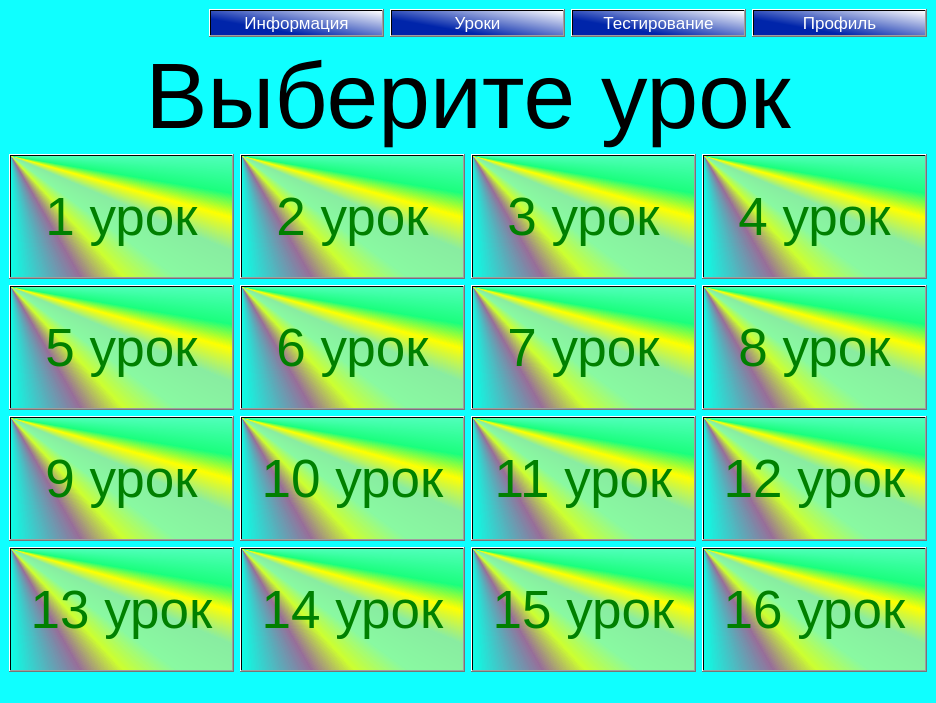
<?xml version="1.0" encoding="UTF-8"?>
<ui version="4.0">
 <class>MainWindow</class>
 <widget class="QMainWindow" name="MainWindow">
  <property name="geometry">
   <rect>
    <x>0</x>
    <y>0</y>
    <width>936</width>
    <height>703</height>
   </rect>
  </property>
  <property name="windowTitle">
   <string>MainWindow</string>
  </property>
  <property name="styleSheet">
   <string notr="true">background-color: rgb(15, 255, 255);</string>
  </property>
  <widget class="QWidget" name="centralwidget">
   <layout class="QVBoxLayout" name="verticalLayout">
    <item>
     <layout class="QHBoxLayout" name="horizontalLayout">
      <property name="sizeConstraint">
       <enum>QLayout::SetDefaultConstraint</enum>
      </property>
      <item>
       <spacer name="horizontalSpacer">
        <property name="orientation">
         <enum>Qt::Horizontal</enum>
        </property>
        <property name="sizeHint" stdset="0">
         <size>
          <width>40</width>
          <height>20</height>
         </size>
        </property>
       </spacer>
      </item>
      <item>
       <widget class="QPushButton" name="pushButton_5">
        <property name="sizePolicy">
         <sizepolicy hsizetype="Fixed" vsizetype="Fixed">
          <horstretch>0</horstretch>
          <verstretch>0</verstretch>
         </sizepolicy>
        </property>
        <property name="minimumSize">
         <size>
          <width>175</width>
          <height>0</height>
         </size>
        </property>
        <property name="maximumSize">
         <size>
          <width>200</width>
          <height>32</height>
         </size>
        </property>
        <property name="font">
         <font>
          <pointsize>13</pointsize>
         </font>
        </property>
        <property name="styleSheet">
         <string notr="true">background-color: qlineargradient(spread:pad, x1:0.045, y1:0.761364, x2:1, y2:0, stop:0.186441 rgba(0, 37, 170, 255), stop:1 rgba(255, 255, 255, 255));
color: rgb(255, 255, 255);</string>
        </property>
        <property name="text">
         <string>Информация</string>
        </property>
       </widget>
      </item>
      <item>
       <widget class="QPushButton" name="pushButton_3">
        <property name="sizePolicy">
         <sizepolicy hsizetype="Fixed" vsizetype="Fixed">
          <horstretch>0</horstretch>
          <verstretch>0</verstretch>
         </sizepolicy>
        </property>
        <property name="minimumSize">
         <size>
          <width>175</width>
          <height>0</height>
         </size>
        </property>
        <property name="maximumSize">
         <size>
          <width>200</width>
          <height>32</height>
         </size>
        </property>
        <property name="font">
         <font>
          <pointsize>13</pointsize>
         </font>
        </property>
        <property name="styleSheet">
         <string notr="true">background-color: qlineargradient(spread:pad, x1:0.045, y1:0.761364, x2:1, y2:0, stop:0.186441 rgba(0, 37, 170, 255), stop:1 rgba(255, 255, 255, 255));
color: rgb(255, 255, 255);</string>
        </property>
        <property name="text">
         <string>Уроки</string>
        </property>
       </widget>
      </item>
      <item>
       <widget class="QPushButton" name="pushButton_4">
        <property name="sizePolicy">
         <sizepolicy hsizetype="Fixed" vsizetype="Fixed">
          <horstretch>0</horstretch>
          <verstretch>0</verstretch>
         </sizepolicy>
        </property>
        <property name="minimumSize">
         <size>
          <width>175</width>
          <height>0</height>
         </size>
        </property>
        <property name="maximumSize">
         <size>
          <width>200</width>
          <height>32</height>
         </size>
        </property>
        <property name="font">
         <font>
          <pointsize>13</pointsize>
         </font>
        </property>
        <property name="styleSheet">
         <string notr="true">background-color: qlineargradient(spread:pad, x1:0.045, y1:0.761364, x2:1, y2:0, stop:0.186441 rgba(0, 37, 170, 255), stop:1 rgba(255, 255, 255, 255));
color: rgb(255, 255, 255);</string>
        </property>
        <property name="text">
         <string>Тестирование</string>
        </property>
       </widget>
      </item>
      <item>
       <widget class="QPushButton" name="pushButton_2">
        <property name="sizePolicy">
         <sizepolicy hsizetype="Fixed" vsizetype="Fixed">
          <horstretch>0</horstretch>
          <verstretch>0</verstretch>
         </sizepolicy>
        </property>
        <property name="minimumSize">
         <size>
          <width>175</width>
          <height>0</height>
         </size>
        </property>
        <property name="maximumSize">
         <size>
          <width>200</width>
          <height>32</height>
         </size>
        </property>
        <property name="font">
         <font>
          <pointsize>13</pointsize>
         </font>
        </property>
        <property name="styleSheet">
         <string notr="true">background-color: qlineargradient(spread:pad, x1:0.045, y1:0.761364, x2:1, y2:0, stop:0.186441 rgba(0, 37, 170, 255), stop:1 rgba(255, 255, 255, 255));
color: rgb(255, 255, 255);</string>
        </property>
        <property name="text">
         <string>Профиль</string>
        </property>
       </widget>
      </item>
     </layout>
    </item>
    <item>
     <widget class="QLabel" name="label">
      <property name="sizePolicy">
       <sizepolicy hsizetype="Expanding" vsizetype="Expanding">
        <horstretch>0</horstretch>
        <verstretch>0</verstretch>
       </sizepolicy>
      </property>
      <property name="font">
       <font>
        <pointsize>70</pointsize>
       </font>
      </property>
      <property name="text">
       <string>Выберите урок</string>
      </property>
      <property name="alignment">
       <set>Qt::AlignCenter</set>
      </property>
     </widget>
    </item>
    <item>
     <layout class="QHBoxLayout" name="horizontalLayout_2">
      <item>
       <layout class="QGridLayout" name="gridLayout">
        <property name="sizeConstraint">
         <enum>QLayout::SetDefaultConstraint</enum>
        </property>
        <item row="0" column="3">
         <widget class="QPushButton" name="pushButton_11">
          <property name="sizePolicy">
           <sizepolicy hsizetype="Expanding" vsizetype="Expanding">
            <horstretch>0</horstretch>
            <verstretch>0</verstretch>
           </sizepolicy>
          </property>
          <property name="font">
           <font>
            <pointsize>40</pointsize>
           </font>
          </property>
          <property name="styleSheet">
           <string notr="true">background-color: qconicalgradient(cx:0, cy:0, angle:135, stop:0 rgba(0, 255, 201, 69), stop:0.375 rgba(0, 255, 158, 69), stop:0.423533 rgba(255, 0, 75, 145), stop:0.45 rgba(247, 255, 0, 208), stop:0.477581 rgba(255, 244, 71, 130), stop:0.518717 rgba(255, 218, 71, 130), stop:0.55 rgba(255, 255, 0, 255), stop:0.57754 rgba(36, 255, 0, 130), stop:0.625 rgba(255, 255, 0, 69), stop:1 rgba(255, 255, 0, 69));
color: green;</string>
          </property>
          <property name="text">
           <string>4 урок</string>
          </property>
         </widget>
        </item>
        <item row="1" column="3">
         <widget class="QPushButton" name="pushButton_12">
          <property name="sizePolicy">
           <sizepolicy hsizetype="Expanding" vsizetype="Expanding">
            <horstretch>0</horstretch>
            <verstretch>0</verstretch>
           </sizepolicy>
          </property>
          <property name="font">
           <font>
            <pointsize>40</pointsize>
           </font>
          </property>
          <property name="styleSheet">
           <string notr="true">background-color: qconicalgradient(cx:0, cy:0, angle:135, stop:0 rgba(0, 255, 201, 69), stop:0.375 rgba(0, 255, 158, 69), stop:0.423533 rgba(255, 0, 75, 145), stop:0.45 rgba(247, 255, 0, 208), stop:0.477581 rgba(255, 244, 71, 130), stop:0.518717 rgba(255, 218, 71, 130), stop:0.55 rgba(255, 255, 0, 255), stop:0.57754 rgba(36, 255, 0, 130), stop:0.625 rgba(255, 255, 0, 69), stop:1 rgba(255, 255, 0, 69));
color: green;</string>
          </property>
          <property name="text">
           <string>8 урок</string>
          </property>
         </widget>
        </item>
        <item row="1" column="2">
         <widget class="QPushButton" name="pushButton_10">
          <property name="sizePolicy">
           <sizepolicy hsizetype="Expanding" vsizetype="Expanding">
            <horstretch>0</horstretch>
            <verstretch>0</verstretch>
           </sizepolicy>
          </property>
          <property name="font">
           <font>
            <pointsize>40</pointsize>
           </font>
          </property>
          <property name="styleSheet">
           <string notr="true">background-color: qconicalgradient(cx:0, cy:0, angle:135, stop:0 rgba(0, 255, 201, 69), stop:0.375 rgba(0, 255, 158, 69), stop:0.423533 rgba(255, 0, 75, 145), stop:0.45 rgba(247, 255, 0, 208), stop:0.477581 rgba(255, 244, 71, 130), stop:0.518717 rgba(255, 218, 71, 130), stop:0.55 rgba(255, 255, 0, 255), stop:0.57754 rgba(36, 255, 0, 130), stop:0.625 rgba(255, 255, 0, 69), stop:1 rgba(255, 255, 0, 69));
color: green;</string>
          </property>
          <property name="text">
           <string>7 урок</string>
          </property>
         </widget>
        </item>
        <item row="1" column="0">
         <widget class="QPushButton" name="pushButton_6">
          <property name="sizePolicy">
           <sizepolicy hsizetype="Expanding" vsizetype="Expanding">
            <horstretch>0</horstretch>
            <verstretch>0</verstretch>
           </sizepolicy>
          </property>
          <property name="font">
           <font>
            <pointsize>40</pointsize>
           </font>
          </property>
          <property name="styleSheet">
           <string notr="true">background-color: qconicalgradient(cx:0, cy:0, angle:135, stop:0 rgba(0, 255, 201, 69), stop:0.375 rgba(0, 255, 158, 69), stop:0.423533 rgba(255, 0, 75, 145), stop:0.45 rgba(247, 255, 0, 208), stop:0.477581 rgba(255, 244, 71, 130), stop:0.518717 rgba(255, 218, 71, 130), stop:0.55 rgba(255, 255, 0, 255), stop:0.57754 rgba(36, 255, 0, 130), stop:0.625 rgba(255, 255, 0, 69), stop:1 rgba(255, 255, 0, 69));
color: green;</string>
          </property>
          <property name="text">
           <string>5 урок</string>
          </property>
         </widget>
        </item>
        <item row="0" column="2">
         <widget class="QPushButton" name="pushButton_9">
          <property name="sizePolicy">
           <sizepolicy hsizetype="Expanding" vsizetype="Expanding">
            <horstretch>0</horstretch>
            <verstretch>0</verstretch>
           </sizepolicy>
          </property>
          <property name="font">
           <font>
            <pointsize>40</pointsize>
           </font>
          </property>
          <property name="styleSheet">
           <string notr="true">background-color: qconicalgradient(cx:0, cy:0, angle:135, stop:0 rgba(0, 255, 201, 69), stop:0.375 rgba(0, 255, 158, 69), stop:0.423533 rgba(255, 0, 75, 145), stop:0.45 rgba(247, 255, 0, 208), stop:0.477581 rgba(255, 244, 71, 130), stop:0.518717 rgba(255, 218, 71, 130), stop:0.55 rgba(255, 255, 0, 255), stop:0.57754 rgba(36, 255, 0, 130), stop:0.625 rgba(255, 255, 0, 69), stop:1 rgba(255, 255, 0, 69));
color: green;</string>
          </property>
          <property name="text">
           <string>3 урок</string>
          </property>
         </widget>
        </item>
        <item row="0" column="0">
         <widget class="QPushButton" name="pushButton">
          <property name="sizePolicy">
           <sizepolicy hsizetype="Expanding" vsizetype="Expanding">
            <horstretch>0</horstretch>
            <verstretch>0</verstretch>
           </sizepolicy>
          </property>
          <property name="font">
           <font>
            <pointsize>40</pointsize>
           </font>
          </property>
          <property name="styleSheet">
           <string notr="true">background-color: qconicalgradient(cx:0, cy:0, angle:135, stop:0 rgba(0, 255, 201, 69), stop:0.375 rgba(0, 255, 158, 69), stop:0.423533 rgba(255, 0, 75, 145), stop:0.45 rgba(247, 255, 0, 208), stop:0.477581 rgba(255, 244, 71, 130), stop:0.518717 rgba(255, 218, 71, 130), stop:0.55 rgba(255, 255, 0, 255), stop:0.57754 rgba(36, 255, 0, 130), stop:0.625 rgba(255, 255, 0, 69), stop:1 rgba(255, 255, 0, 69));
color: green;</string>
          </property>
          <property name="text">
           <string>1 урок</string>
          </property>
         </widget>
        </item>
        <item row="2" column="0">
         <widget class="QPushButton" name="pushButton_13">
          <property name="sizePolicy">
           <sizepolicy hsizetype="Expanding" vsizetype="Expanding">
            <horstretch>0</horstretch>
            <verstretch>0</verstretch>
           </sizepolicy>
          </property>
          <property name="font">
           <font>
            <pointsize>40</pointsize>
           </font>
          </property>
          <property name="styleSheet">
           <string notr="true">background-color: qconicalgradient(cx:0, cy:0, angle:135, stop:0 rgba(0, 255, 201, 69), stop:0.375 rgba(0, 255, 158, 69), stop:0.423533 rgba(255, 0, 75, 145), stop:0.45 rgba(247, 255, 0, 208), stop:0.477581 rgba(255, 244, 71, 130), stop:0.518717 rgba(255, 218, 71, 130), stop:0.55 rgba(255, 255, 0, 255), stop:0.57754 rgba(36, 255, 0, 130), stop:0.625 rgba(255, 255, 0, 69), stop:1 rgba(255, 255, 0, 69));
color: green;</string>
          </property>
          <property name="text">
           <string>9 урок</string>
          </property>
         </widget>
        </item>
        <item row="1" column="1">
         <widget class="QPushButton" name="pushButton_8">
          <property name="sizePolicy">
           <sizepolicy hsizetype="Expanding" vsizetype="Expanding">
            <horstretch>0</horstretch>
            <verstretch>0</verstretch>
           </sizepolicy>
          </property>
          <property name="font">
           <font>
            <pointsize>40</pointsize>
           </font>
          </property>
          <property name="styleSheet">
           <string notr="true">background-color: qconicalgradient(cx:0, cy:0, angle:135, stop:0 rgba(0, 255, 201, 69), stop:0.375 rgba(0, 255, 158, 69), stop:0.423533 rgba(255, 0, 75, 145), stop:0.45 rgba(247, 255, 0, 208), stop:0.477581 rgba(255, 244, 71, 130), stop:0.518717 rgba(255, 218, 71, 130), stop:0.55 rgba(255, 255, 0, 255), stop:0.57754 rgba(36, 255, 0, 130), stop:0.625 rgba(255, 255, 0, 69), stop:1 rgba(255, 255, 0, 69));
color: green;</string>
          </property>
          <property name="text">
           <string>6 урок</string>
          </property>
         </widget>
        </item>
        <item row="0" column="1">
         <widget class="QPushButton" name="pushButton_7">
          <property name="sizePolicy">
           <sizepolicy hsizetype="Expanding" vsizetype="Expanding">
            <horstretch>0</horstretch>
            <verstretch>0</verstretch>
           </sizepolicy>
          </property>
          <property name="font">
           <font>
            <pointsize>40</pointsize>
           </font>
          </property>
          <property name="styleSheet">
           <string notr="true">background-color: qconicalgradient(cx:0, cy:0, angle:135, stop:0 rgba(0, 255, 201, 69), stop:0.375 rgba(0, 255, 158, 69), stop:0.423533 rgba(255, 0, 75, 145), stop:0.45 rgba(247, 255, 0, 208), stop:0.477581 rgba(255, 244, 71, 130), stop:0.518717 rgba(255, 218, 71, 130), stop:0.55 rgba(255, 255, 0, 255), stop:0.57754 rgba(36, 255, 0, 130), stop:0.625 rgba(255, 255, 0, 69), stop:1 rgba(255, 255, 0, 69));
color: green;</string>
          </property>
          <property name="text">
           <string>2 урок</string>
          </property>
         </widget>
        </item>
        <item row="2" column="3">
         <widget class="QPushButton" name="pushButton_17">
          <property name="sizePolicy">
           <sizepolicy hsizetype="Expanding" vsizetype="Expanding">
            <horstretch>0</horstretch>
            <verstretch>0</verstretch>
           </sizepolicy>
          </property>
          <property name="font">
           <font>
            <pointsize>40</pointsize>
           </font>
          </property>
          <property name="styleSheet">
           <string notr="true">background-color: qconicalgradient(cx:0, cy:0, angle:135, stop:0 rgba(0, 255, 201, 69), stop:0.375 rgba(0, 255, 158, 69), stop:0.423533 rgba(255, 0, 75, 145), stop:0.45 rgba(247, 255, 0, 208), stop:0.477581 rgba(255, 244, 71, 130), stop:0.518717 rgba(255, 218, 71, 130), stop:0.55 rgba(255, 255, 0, 255), stop:0.57754 rgba(36, 255, 0, 130), stop:0.625 rgba(255, 255, 0, 69), stop:1 rgba(255, 255, 0, 69));
color: green;</string>
          </property>
          <property name="text">
           <string>12 урок</string>
          </property>
         </widget>
        </item>
        <item row="2" column="2">
         <widget class="QPushButton" name="pushButton_16">
          <property name="sizePolicy">
           <sizepolicy hsizetype="Expanding" vsizetype="Expanding">
            <horstretch>0</horstretch>
            <verstretch>0</verstretch>
           </sizepolicy>
          </property>
          <property name="font">
           <font>
            <pointsize>40</pointsize>
           </font>
          </property>
          <property name="styleSheet">
           <string notr="true">background-color: qconicalgradient(cx:0, cy:0, angle:135, stop:0 rgba(0, 255, 201, 69), stop:0.375 rgba(0, 255, 158, 69), stop:0.423533 rgba(255, 0, 75, 145), stop:0.45 rgba(247, 255, 0, 208), stop:0.477581 rgba(255, 244, 71, 130), stop:0.518717 rgba(255, 218, 71, 130), stop:0.55 rgba(255, 255, 0, 255), stop:0.57754 rgba(36, 255, 0, 130), stop:0.625 rgba(255, 255, 0, 69), stop:1 rgba(255, 255, 0, 69));
color: green;</string>
          </property>
          <property name="text">
           <string>11 урок</string>
          </property>
         </widget>
        </item>
        <item row="3" column="0">
         <widget class="QPushButton" name="pushButton_14">
          <property name="sizePolicy">
           <sizepolicy hsizetype="Expanding" vsizetype="Expanding">
            <horstretch>0</horstretch>
            <verstretch>0</verstretch>
           </sizepolicy>
          </property>
          <property name="font">
           <font>
            <pointsize>40</pointsize>
           </font>
          </property>
          <property name="styleSheet">
           <string notr="true">background-color: qconicalgradient(cx:0, cy:0, angle:135, stop:0 rgba(0, 255, 201, 69), stop:0.375 rgba(0, 255, 158, 69), stop:0.423533 rgba(255, 0, 75, 145), stop:0.45 rgba(247, 255, 0, 208), stop:0.477581 rgba(255, 244, 71, 130), stop:0.518717 rgba(255, 218, 71, 130), stop:0.55 rgba(255, 255, 0, 255), stop:0.57754 rgba(36, 255, 0, 130), stop:0.625 rgba(255, 255, 0, 69), stop:1 rgba(255, 255, 0, 69));
color: green;</string>
          </property>
          <property name="text">
           <string>13 урок</string>
          </property>
         </widget>
        </item>
        <item row="3" column="1">
         <widget class="QPushButton" name="pushButton_18">
          <property name="sizePolicy">
           <sizepolicy hsizetype="Expanding" vsizetype="Expanding">
            <horstretch>0</horstretch>
            <verstretch>0</verstretch>
           </sizepolicy>
          </property>
          <property name="font">
           <font>
            <pointsize>40</pointsize>
           </font>
          </property>
          <property name="styleSheet">
           <string notr="true">background-color: qconicalgradient(cx:0, cy:0, angle:135, stop:0 rgba(0, 255, 201, 69), stop:0.375 rgba(0, 255, 158, 69), stop:0.423533 rgba(255, 0, 75, 145), stop:0.45 rgba(247, 255, 0, 208), stop:0.477581 rgba(255, 244, 71, 130), stop:0.518717 rgba(255, 218, 71, 130), stop:0.55 rgba(255, 255, 0, 255), stop:0.57754 rgba(36, 255, 0, 130), stop:0.625 rgba(255, 255, 0, 69), stop:1 rgba(255, 255, 0, 69));
color: green;</string>
          </property>
          <property name="text">
           <string>14 урок</string>
          </property>
         </widget>
        </item>
        <item row="2" column="1">
         <widget class="QPushButton" name="pushButton_15">
          <property name="sizePolicy">
           <sizepolicy hsizetype="Expanding" vsizetype="Expanding">
            <horstretch>0</horstretch>
            <verstretch>0</verstretch>
           </sizepolicy>
          </property>
          <property name="font">
           <font>
            <pointsize>40</pointsize>
           </font>
          </property>
          <property name="styleSheet">
           <string notr="true">background-color: qconicalgradient(cx:0, cy:0, angle:135, stop:0 rgba(0, 255, 201, 69), stop:0.375 rgba(0, 255, 158, 69), stop:0.423533 rgba(255, 0, 75, 145), stop:0.45 rgba(247, 255, 0, 208), stop:0.477581 rgba(255, 244, 71, 130), stop:0.518717 rgba(255, 218, 71, 130), stop:0.55 rgba(255, 255, 0, 255), stop:0.57754 rgba(36, 255, 0, 130), stop:0.625 rgba(255, 255, 0, 69), stop:1 rgba(255, 255, 0, 69));
color: green;</string>
          </property>
          <property name="text">
           <string>10 урок</string>
          </property>
         </widget>
        </item>
        <item row="3" column="2">
         <widget class="QPushButton" name="pushButton_19">
          <property name="sizePolicy">
           <sizepolicy hsizetype="Expanding" vsizetype="Expanding">
            <horstretch>0</horstretch>
            <verstretch>0</verstretch>
           </sizepolicy>
          </property>
          <property name="font">
           <font>
            <pointsize>40</pointsize>
           </font>
          </property>
          <property name="styleSheet">
           <string notr="true">background-color: qconicalgradient(cx:0, cy:0, angle:135, stop:0 rgba(0, 255, 201, 69), stop:0.375 rgba(0, 255, 158, 69), stop:0.423533 rgba(255, 0, 75, 145), stop:0.45 rgba(247, 255, 0, 208), stop:0.477581 rgba(255, 244, 71, 130), stop:0.518717 rgba(255, 218, 71, 130), stop:0.55 rgba(255, 255, 0, 255), stop:0.57754 rgba(36, 255, 0, 130), stop:0.625 rgba(255, 255, 0, 69), stop:1 rgba(255, 255, 0, 69));
color: green;</string>
          </property>
          <property name="text">
           <string>15 урок</string>
          </property>
         </widget>
        </item>
        <item row="3" column="3">
         <widget class="QPushButton" name="pushButton_20">
          <property name="sizePolicy">
           <sizepolicy hsizetype="Expanding" vsizetype="Expanding">
            <horstretch>0</horstretch>
            <verstretch>0</verstretch>
           </sizepolicy>
          </property>
          <property name="font">
           <font>
            <pointsize>40</pointsize>
           </font>
          </property>
          <property name="styleSheet">
           <string notr="true">background-color: qconicalgradient(cx:0, cy:0, angle:135, stop:0 rgba(0, 255, 201, 69), stop:0.375 rgba(0, 255, 158, 69), stop:0.423533 rgba(255, 0, 75, 145), stop:0.45 rgba(247, 255, 0, 208), stop:0.477581 rgba(255, 244, 71, 130), stop:0.518717 rgba(255, 218, 71, 130), stop:0.55 rgba(255, 255, 0, 255), stop:0.57754 rgba(36, 255, 0, 130), stop:0.625 rgba(255, 255, 0, 69), stop:1 rgba(255, 255, 0, 69));
color: green;</string>
          </property>
          <property name="text">
           <string>16 урок</string>
          </property>
         </widget>
        </item>
       </layout>
      </item>
      <item>
       <spacer name="verticalSpacer">
        <property name="orientation">
         <enum>Qt::Vertical</enum>
        </property>
        <property name="sizeType">
         <enum>QSizePolicy::Expanding</enum>
        </property>
        <property name="sizeHint" stdset="0">
         <size>
          <width>0</width>
          <height>1000</height>
         </size>
        </property>
       </spacer>
      </item>
     </layout>
    </item>
   </layout>
  </widget>
  <widget class="QMenuBar" name="menubar">
   <property name="geometry">
    <rect>
     <x>0</x>
     <y>0</y>
     <width>936</width>
     <height>21</height>
    </rect>
   </property>
  </widget>
  <widget class="QStatusBar" name="statusbar"/>
 </widget>
 <resources/>
 <connections/>
</ui>
